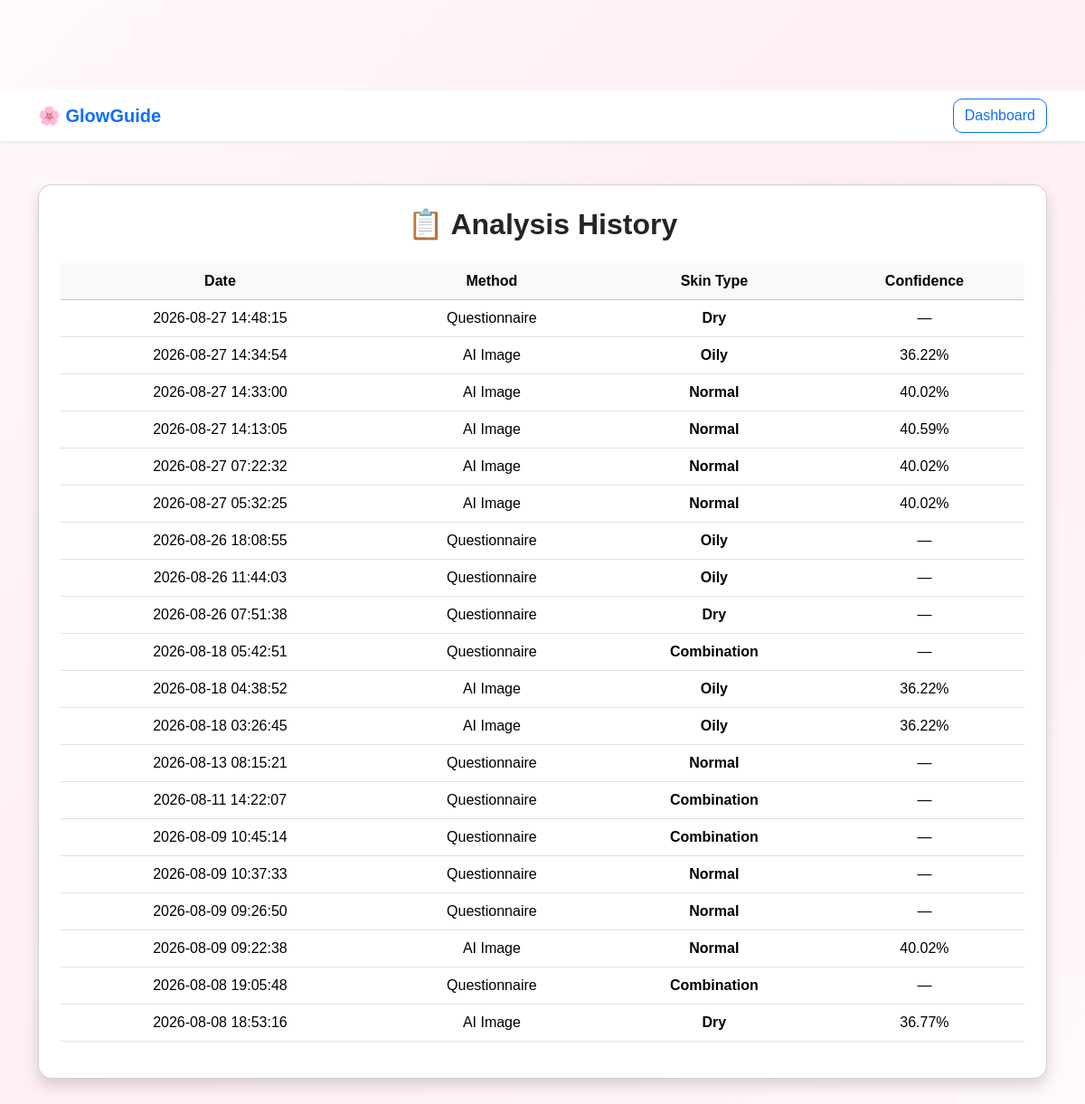
/history (signed in), run on an earlier commit of the app's database.
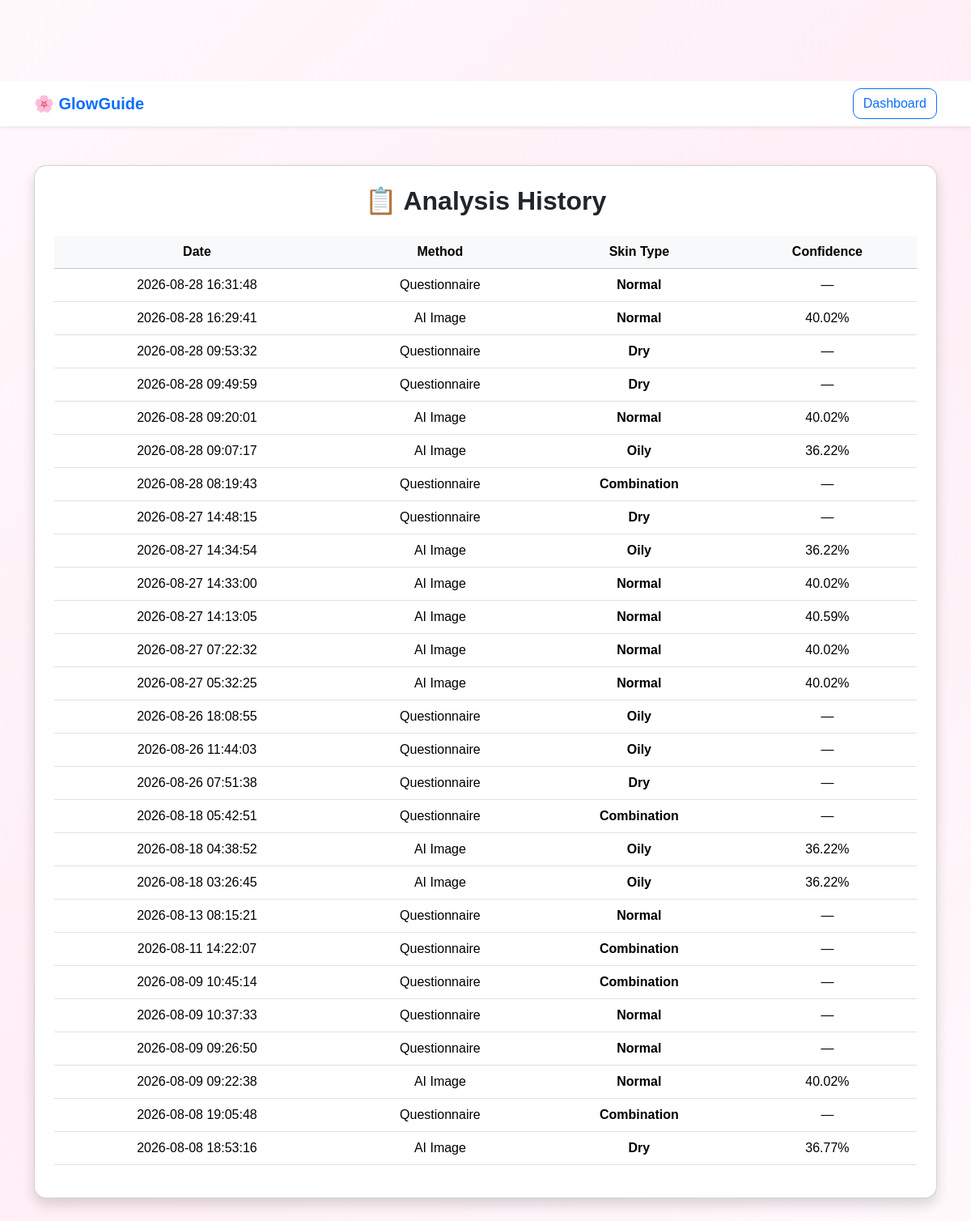
And on a later commit of the database.
### tables this page shows
CREATE TABLE analysis_history (
    id INTEGER PRIMARY KEY AUTOINCREMENT,
    user_email TEXT NOT NULL,
    analysis_date TIMESTAMP DEFAULT CURRENT_TIMESTAMP,
    method TEXT NOT NULL,
    skin_type TEXT NOT NULL,
    confidence REAL,
    image_name TEXT
);

### app.py (the view)
@app.route("/history")
def history():
    if "user" not in session:
        return redirect("/login")
    conn = get_db_connection()
    cursor = conn.cursor()
    cursor.execute("""
        SELECT *
        FROM analysis_history
        WHERE user_email = ?
        ORDER BY analysis_date DESC
    """, (session["user_email"],))
    history_records = cursor.fetchall()
    conn.close()
    return render_template(
        "history.html",
        history_records=history_records
    )

### app.py (called while the page is built)
def get_db_connection():
    conn = sqlite3.connect("glowguide.db")
    conn.row_factory = sqlite3.Row
    return conn

### templates/history.html (shortened to what this page needs)
<!DOCTYPE html>
<html lang="en">
<head>
    <link href="https://cdn.jsdelivr.net/npm/bootstrap@5.3.3/dist/css/bootstrap.min.css"
          rel="stylesheet">
    <link rel="stylesheet"
          href="{{ url_for('static', filename='css/style.css') }}">
</head>
<body>
<nav class="navbar navbar-light bg-white shadow-sm">
    <div class="container">
        <a class="navbar-brand fw-bold text-primary">
            🌸 GlowGuide
        </a>
        <a href="{{ url_for('dashboard') }}"
           class="btn btn-outline-primary">
            Dashboard
        </a>
    </div>
</nav>
<div class="container py-5">
    <div class="card shadow p-4">
        <h2 class="text-center fw-bold mb-4">
            📋 Analysis History
        </h2>
        {% if history_records %}
        <div class="table-responsive">
            <table class="table table-hover align-middle">
                <thead class="table-light">
                    <tr>
                        <th>Date</th>
                        <th>Method</th>
                        <th>Skin Type</th>
                        <th>Confidence</th>
                    </tr>
                </thead>
                <tbody>
                    {% for record in history_records %}
                    <tr>
                        <td>
                            {{ record["analysis_date"] }}
                        </td>
                        <td>
                            {{ record["method"] }}
                        </td>
                        <td class="text-capitalize fw-bold">
                            {{ record["skin_type"] }}
                        </td>
                        <td>
                            {% if record["confidence"] is not none %}
                                {{ "%.2f"|format(record["confidence"] * 100) }}%
                            {% else %}
                                —
                            {% endif %}
                        </td>
                    </tr>
                    {% endfor %}
                </tbody>
            </table>
        </div>
        {% endif %}
    </div>
</div>
</body>
</html>

### static/css/style.css (style rules this page uses)
body { margin: 0; font-family: Arial, sans-serif; background: #fdf6f8; text-align: center; padding-top: 100px; }
body { background-color:#FFF7FA; font-family:Arial, Helvetica, sans-serif; }
body { background: linear-gradient(135deg,#fff9fc,#ffeef5,#fff9fc); }
.card { transition: all 0.3s ease; border-radius: 15px; }
.btn { border-radius: 10px; }

What changed in the data, as far as the page shows it:
added analysis_history: analysis_date "2026-08-28 16:31:48", method "Questionnaire", skin_type "Normal"
added analysis_history: analysis_date "2026-08-28 16:29:41", method "AI Image", skin_type "Normal", record['confidence']*100 "40.02"
added analysis_history: analysis_date "2026-08-28 09:53:32", method "Questionnaire", skin_type "Dry"
added analysis_history: analysis_date "2026-08-28 09:49:59", method "Questionnaire", skin_type "Dry"
added analysis_history: analysis_date "2026-08-28 09:20:01", method "AI Image", skin_type "Normal", record['confidence']*100 "40.02"
added analysis_history: analysis_date "2026-08-28 09:07:17", method "AI Image", skin_type "Oily", record['confidence']*100 "36.22"
added analysis_history: analysis_date "2026-08-28 08:19:43", method "Questionnaire", skin_type "Combination"
